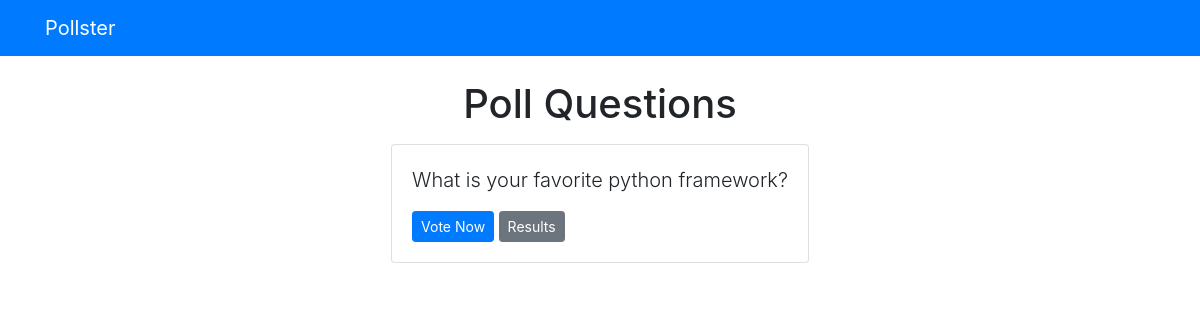
The page /polls/ on the database as committed earlier.
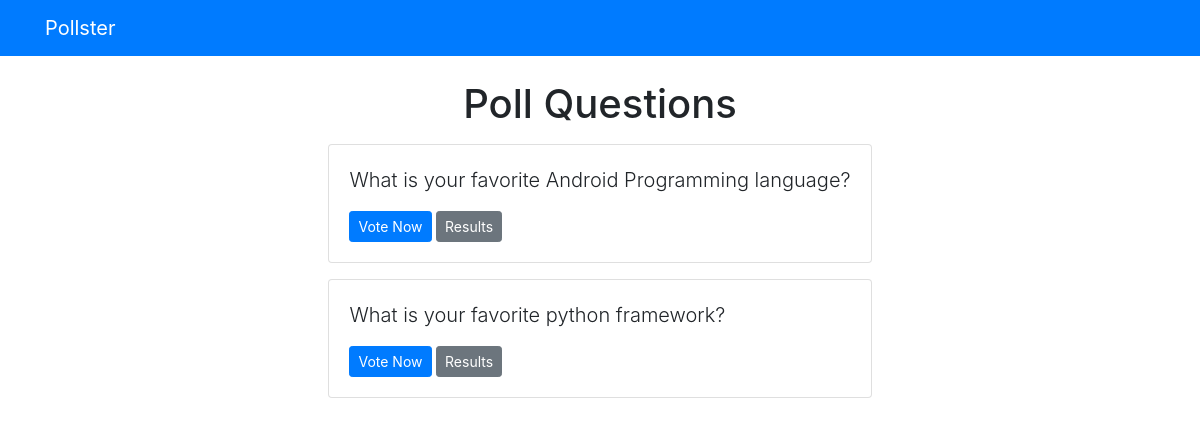
The same page on the database as committed later.
### polls/models.py (models this page shows)
class Question(models.Model):
    question_text = models.CharField(max_length=200)
    pub_date = models.DateTimeField('date published')

### polls/views.py (the view)
# urls.py: path("", views.index, name="index"),
def index(request):
    latest_question_list = Question.objects.order_by("-pub_date")[:5]
    context = {"latest_question_list": latest_question_list}
    return render(request, "polls/index.html", context)

### templates/polls/index.html
{% extends "base.html" %}
{% block content %}
    <h1 class="text-center mb-3">Poll Questions</h1>
    {% if  latest_question_list %}
        {% for question in latest_question_list %}
            <div class="card mb-3">
                <div class="card-body">
                    <p class="lead">
                      {{ question.question_text }}
                    </p>
                    <a href="{% url 'polls:detail' question.id %}" class="btn btn-primary btn-sm">Vote Now</a>
                    <a href="{% url 'polls:results' question.id %}" class = "btn btn-secondary btn-sm">Results</a>
                </div>
            </div>
        {% endfor %}
    {% else %}
        <p>No polls available</p>
    {% endif %}
{% endblock %}

Rows that differ between the two databases and show on the page:
added Question: question_text "What is your favorite Android Programming language?"
